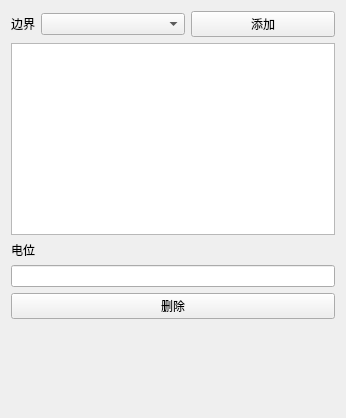
<?xml version="1.0" encoding="UTF-8"?>
<ui version="4.0">
 <class>ElectrodeSurfaceSettingWidget</class>
 <widget class="QWidget" name="ElectrodeSurfaceSettingWidget">
  <property name="geometry">
   <rect>
    <x>0</x>
    <y>0</y>
    <width>346</width>
    <height>418</height>
   </rect>
  </property>
  <property name="windowTitle">
   <string>Form</string>
  </property>
  <layout class="QVBoxLayout" name="verticalLayout">
   <item>
    <layout class="QHBoxLayout" name="horizontalLayout">
     <item>
      <widget class="QLabel" name="label">
       <property name="sizePolicy">
        <sizepolicy hsizetype="Fixed" vsizetype="Preferred">
         <horstretch>0</horstretch>
         <verstretch>0</verstretch>
        </sizepolicy>
       </property>
       <property name="text">
        <string>边界</string>
       </property>
      </widget>
     </item>
     <item>
      <widget class="CustomComboBox" name="comboBox"/>
     </item>
     <item>
      <widget class="QPushButton" name="addPushButton">
       <property name="text">
        <string>添加</string>
       </property>
      </widget>
     </item>
    </layout>
   </item>
   <item>
    <widget class="QListWidget" name="listWidget"/>
   </item>
   <item>
    <widget class="QLabel" name="label_2">
     <property name="text">
      <string>电位</string>
     </property>
    </widget>
   </item>
   <item>
    <widget class="QLineEdit" name="phiLineEdit"/>
   </item>
   <item>
    <widget class="QPushButton" name="removePushButton">
     <property name="text">
      <string>删除</string>
     </property>
    </widget>
   </item>
   <item>
    <spacer name="verticalSpacer">
     <property name="orientation">
      <enum>Qt::Orientation::Vertical</enum>
     </property>
     <property name="sizeHint" stdset="0">
      <size>
       <width>20</width>
       <height>40</height>
      </size>
     </property>
    </spacer>
   </item>
  </layout>
 </widget>
 <customwidgets>
  <customwidget>
   <class>CustomComboBox</class>
   <extends>QComboBox</extends>
   <header>CustomComboBox.h</header>
  </customwidget>
 </customwidgets>
 <resources/>
 <connections/>
</ui>
